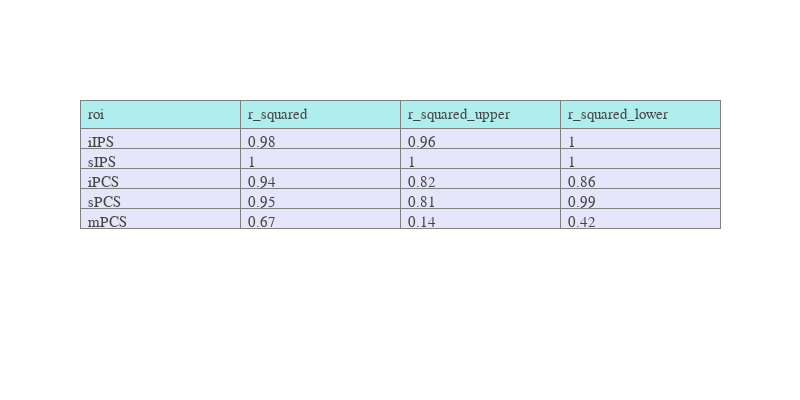

Here is the notebook cell this chart was saved with:
### Code cell
fig = go.Figure()
fig.add_trace(go.Table(header=dict(values=list(rsquared_df_pcm_size.columns), 
                                   fill_color='paleturquoise', 
                                   align='left'), 
                       cells=dict(values=[rsquared_df_pcm_size[col].round(2) for col in rsquared_df_pcm_size.columns], 
                                  fill_color='lavender', 
                                  align='left')
                      ))

fig.update_layout(template=fig_template,
                  height=400, 
                  width=800)
fig.write_image("/Users/uriel/Downloads/ecc_pcm_r2.pdf".format(subject))
fig.show()

### Figure 1 — Plotly figure (JSON) as saved in the notebook; plotly's stock layout.template omitted (floating-point values rounded to 4 significant figures)
{"data": [{"cells": {"align": "left", "fill": {"color": "lavender"}, "values": [["iIPS", "sIPS", "iPCS", "sPCS", "mPCS"], [0.98, 1, 0.94, 0.95, 0.67], [0.96, 1, 0.82, 0.81, 0.14], [1, 1, 0.86, 0.99, 0.42]]}, "header": {"align": "left", "fill": {"color": "paleturquoise"}, "values": ["roi", "r_squared", "r_squared_upper", "r_squared_lower"]}, "type": "table"}], "layout": {"height": 400, "width": 800}}
